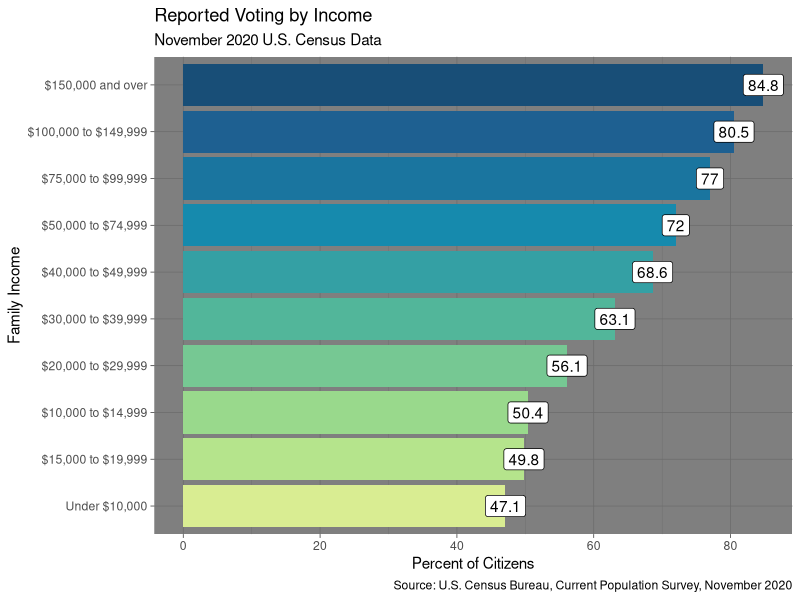
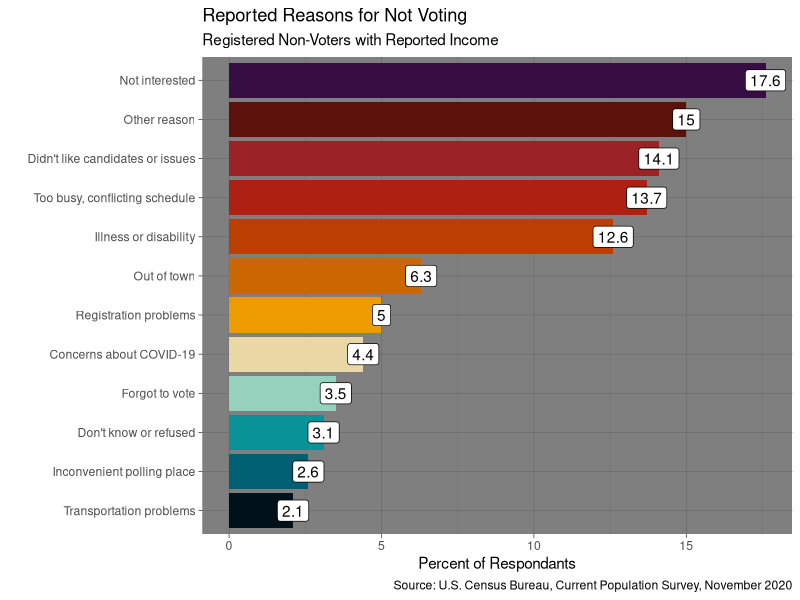
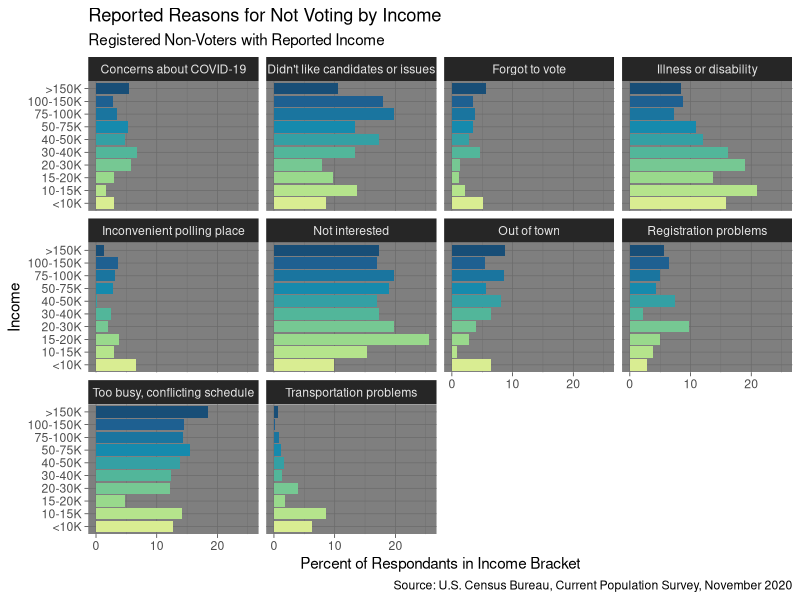
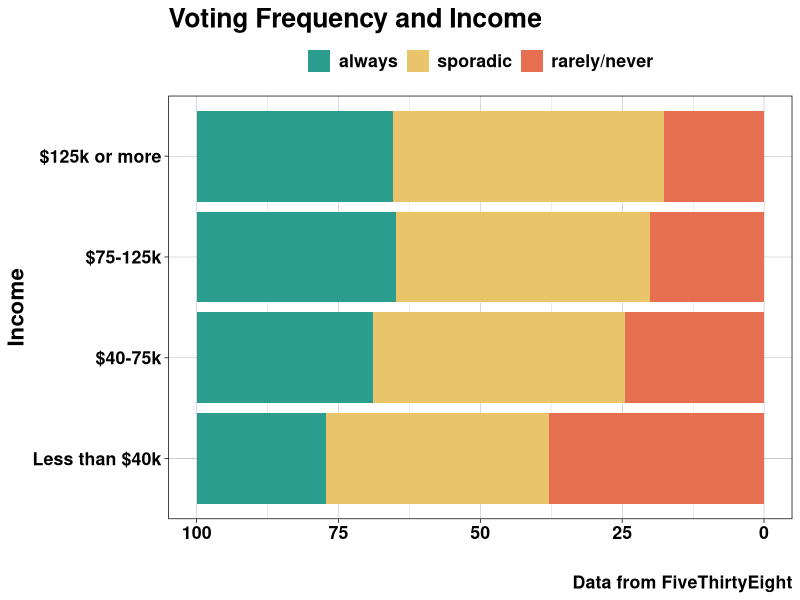
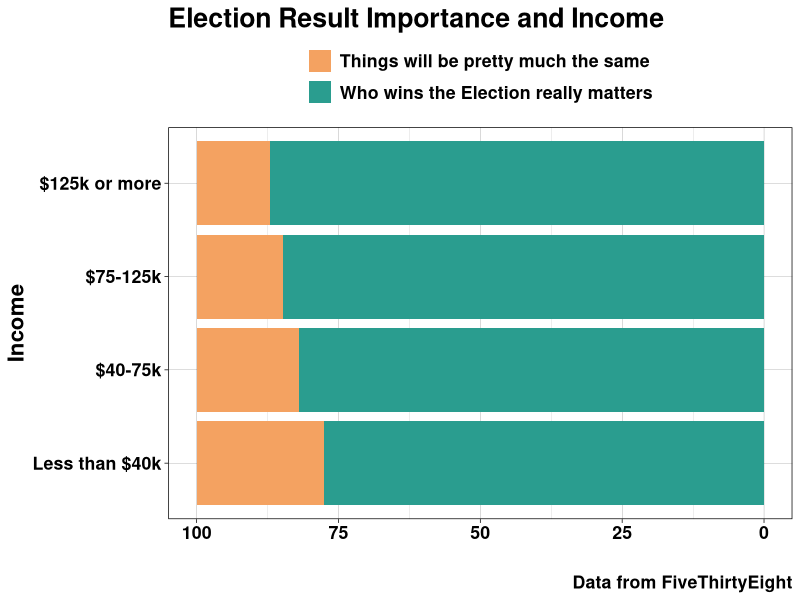
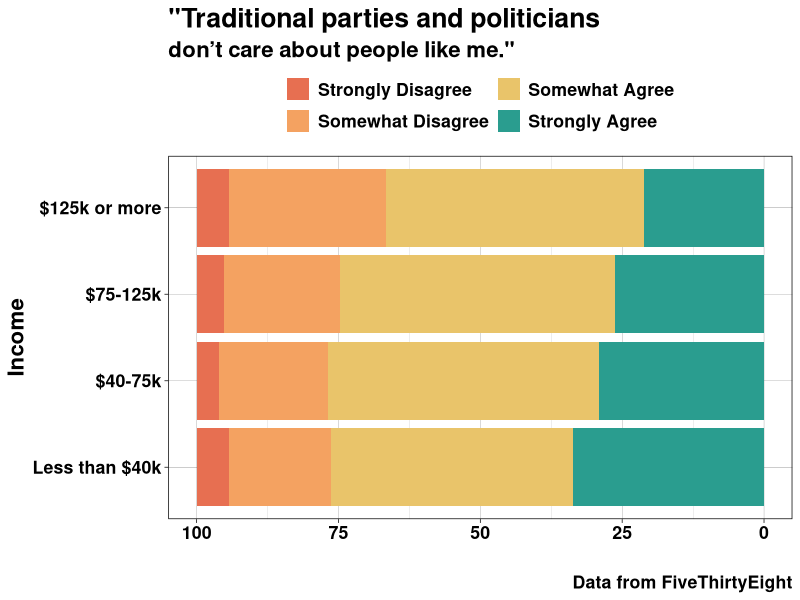
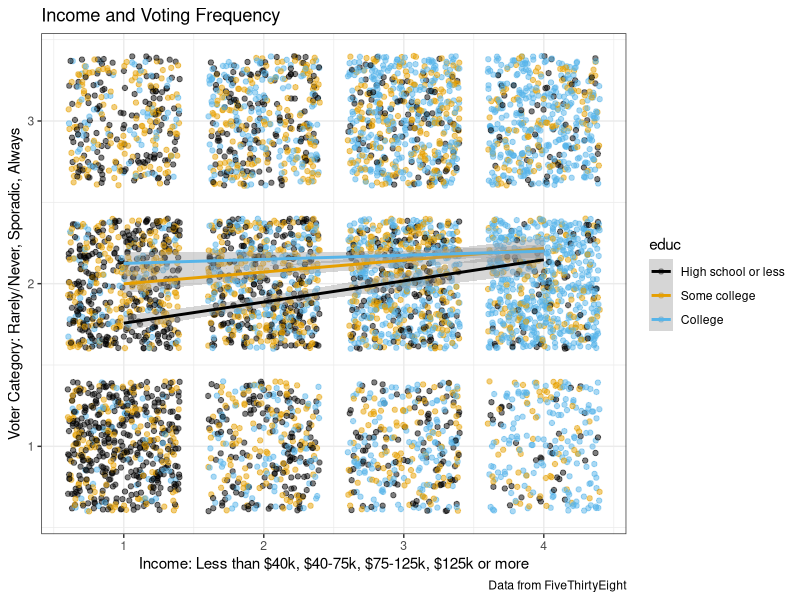
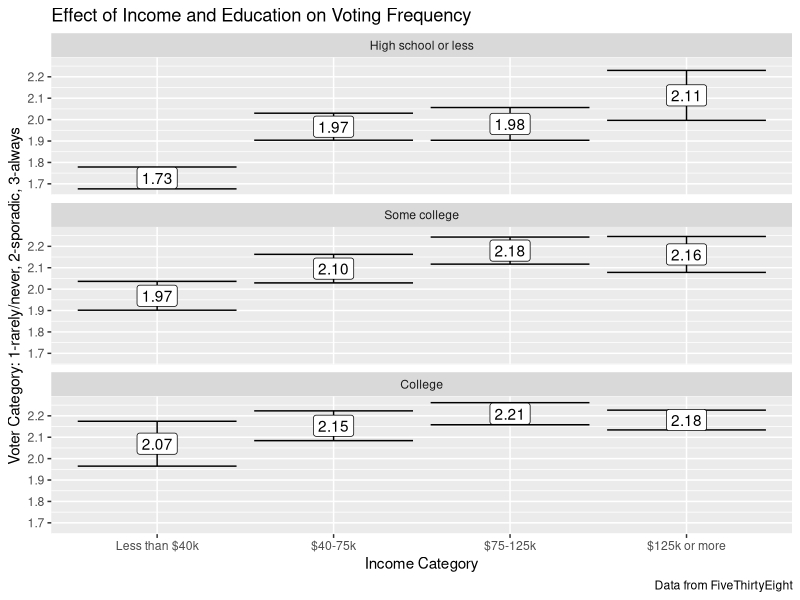

Reproduce these figures in R, in order.
## ---- chunk 1
library(effects)
library(ggplot2)
library(ggthemes)
library(knitr)
library(tidyverse)
opts_chunk$set(echo = TRUE, message = FALSE, warning = FALSE)
## ---- chunk 2
voters_by_income <- read_csv("data/census_voters_all_incomes_tidy.csv")
glimpse(voters_by_income)

all_nonvoters <- read_csv("data/all_nonvoter_reasons_tidy.csv")
glimpse(all_nonvoters)

nonvoters_by_income <- read_csv("data/nonvoter_reasons_by_income_tidy.csv")
glimpse(nonvoters_by_income)

## ---- chunk 3
# make palette
palette10 <- c("#d9ed92","#b5e48c","#99d98c","#76c893","#52b69a",
               "#34a0a4","#168aad","#1a759f","#1e6091","#184e77")
# barplot of percentage of (reported) voters by family income
voters_by_income %>%
  ggplot(aes(x=voted_percent, y=reorder(family_income, voted_percent)))+
  geom_col(aes(fill=reorder(family_income, voted_percent)), show.legend = FALSE)+
  geom_label(aes(label=voted_percent))+
  labs(title="Reported Voting by Income", 
       subtitle="November 2020 U.S. Census Data",
       caption="Source: U.S. Census Bureau, Current Population Survey, November 2020")+
  xlab("Percent of Citizens")+
  ylab("Family Income")+ 
  scale_fill_manual(values=palette10) +
  theme_dark()
## ---- chunk 4
palette12 <- c("#001219","#005f73","#0a9396","#94d2bd","#e9d8a6","#ee9b00","#ca6702",
                 "#bb3e03","#ae2012","#9b2226", "#5c110a", "#370E44")
all_nonvoters %>%
ggplot(aes(x = percent,
           y = reorder(reason, percent)))+
  geom_col(aes(fill = reorder(reason, percent)), show.legend = FALSE)+
  labs(title="Reported Reasons for Not Voting", 
       subtitle = "Registered Non-Voters with Reported Income", 
       x="Percent of Respondants", y="", 
       caption="Source: U.S. Census Bureau, Current Population Survey, November 2020")+
  geom_label(aes(label=percent)) +
  scale_fill_manual(values = palette12) +
  theme_dark()

## ---- chunk 5
# factor income levels
nonvoters_by_income$income <- factor(nonvoters_by_income$income, 
                                     levels=c("<10K", "10-15K", "15-20K", "20-30K", "30-40K", 
                                              "40-50K", "50-75K", "75-100K", "100-150K", ">150K"))

nonvoters_by_income %>%
  ggplot(aes(x=percent, y=income))+
  geom_col(aes(fill = income), show.legend = FALSE)+
  facet_wrap(~reason) +
  labs(title="Reported Reasons for Not Voting by Income", 
       subtitle = "Registered Non-Voters with Reported Income", 
       x="Percent of Respondants in Income Bracket", y="Income", 
       caption="Source: U.S. Census Bureau, Current Population Survey, November 2020") +
  scale_fill_manual(values = palette10) +
  theme_dark()
## ---- chunk 6
voter_survey_538 <- read_csv("data/voter_survey_538_tidy.csv")

glimpse(voter_survey_538)
## ---- chunk 7
voter_survey_538$income_cat <- factor(voter_survey_538$income_cat, 
                                      levels = c("Less than $40k", "$40-75k", 
                                                 "$75-125k", "$125k or more"))


voter_survey_538$pols_dont_care <- factor(voter_survey_538$pols_dont_care, 
                                       levels = c("Strongly Disagree", "Somewhat Disagree", 
                                                  "Somewhat Agree", "Strongly Agree"))


voter_survey_538$voter_category <- factor(voter_survey_538$voter_category, 
                                      levels = c("always", "sporadic", "rarely/never"))


voter_survey_538$educ <- factor(voter_survey_538$educ, 
                                      levels = c("High school or less", "Some college",
                                                 "College"))
## ---- chunk 8
vote_income_category <- voter_survey_538 %>%
  count(income_cat, voter_category) %>%
  group_by(income_cat) %>%
  mutate(income_percent = (n/sum(n))*100)

palette3 <- c("#2a9d8f", "#e9c46a", "#e76f51")

vote_income_category %>%
  filter(income_cat != "NA") %>%
  ggplot(aes(y = income_cat,
             x = income_percent)) +
  geom_col(aes(fill = voter_category)) +
  labs(title = "Voting Frequency and Income",
       x = '', y = 'Income', caption = "Data from FiveThirtyEight") +
  theme_linedraw() +
  scale_fill_manual(values = palette3) +
  theme(text = element_text(size = 16, face = "bold"),
        legend.title = element_blank(),
        legend.position = "top") +
  scale_x_reverse()
## ---- chunk 9
# visualize "election results matter" by income
erm_by_income <- voter_survey_538  %>%
  filter(election_results_matter != "NA") %>%
  count(election_results_matter, income_cat) %>%
  group_by(income_cat) %>%
  mutate(income_cat_perc = (n/sum(n))*100)

palette2 <- c("#f4a261", "#2a9d8f")

erm_by_income %>%
  ggplot(aes(y = income_cat,
             x = income_cat_perc)) +
  geom_col(aes(fill = election_results_matter)) +
  theme_linedraw() +
  labs(title = "Election Result Importance and Income",
       x = '', y = 'Income', caption = "Data from FiveThirtyEight") +
  theme(text = element_text(size = 16, face = "bold"),
        legend.title = element_blank(),
        legend.position = "top") +
  guides(fill = guide_legend(ncol = 1)) +
  scale_x_reverse()  +
  scale_fill_manual(values = palette2)
## ---- chunk 10

pdc_by_income <- voter_survey_538 %>%
  filter(pols_dont_care != "NA") %>%
  count(pols_dont_care, income_cat) %>%
  group_by(income_cat) %>%
  mutate(income_cat_perc = (n/sum(n))*100)

palette4 <- c("#e76f51","#f4a261","#e9c46a","#2a9d8f")

pdc_by_income %>%
  ggplot(aes(y = income_cat, 
             x = income_cat_perc)) +
  geom_col(aes(fill = factor(pols_dont_care))) +
  theme_linedraw() +
  labs(title = '"Traditional parties and politicians', 
       subtitle = 'don’t care about people like me."',
       x = '', y = 'Income', caption = "Data from FiveThirtyEight") +
  scale_fill_manual(values = palette4) +
  theme(text = element_text(size = 16, face = "bold"),
        legend.title = element_blank(),
        legend.position = "top") +
  guides(fill = guide_legend(ncol = 2))+
  scale_x_reverse()
## ---- chunk 11
v_labels <- c("Rarely/Never", "Sporadic", "Always") 
i_labels <- c("Less than $40k", "$40-75k", "$75-125k", "$125k or more")

voter_survey_538 %>%
  ggplot(aes(x = income_cat_coded,
             y = voter_cat_coded,
             color = educ)) +
  geom_jitter(alpha = .5) +
  geom_smooth(method = lm) +
  theme(text = element_text(size = 16, face = "bold")) +
  labs(y = "Voter Category: Rarely/Never, Sporadic, Always",
       x = "Income: Less than $40k, $40-75k, $75-125k, $125k or more",
       title = "Income and Voting Frequency",
       caption = "Data from FiveThirtyEight") +
  scale_color_colorblind() +
  theme_bw()
## ---- chunk 12

income_votefreq_model <- lm(formula = voter_cat_coded ~ income_cat*educ,
                            data = voter_survey_538)

summary(income_votefreq_model)
## ---- chunk 13
effect("income_cat*educ", income_votefreq_model) %>%
  data.frame()  %>%
  ggplot(aes(x = reorder(income_cat, fit),
             y = fit,
             ymin = lower,
             ymax = upper,
             label = format(fit, digits = 3))) +
  geom_errorbar() +
  geom_label() +
  facet_wrap(~reorder(educ, lower), ncol = 1) +
  labs(y = "Voter Category: 1-rarely/never, 2-sporadic, 3-always",
       x = "Income Category",
       title = "Effect of Income and Education on Voting Frequency",
       caption = "Data from FiveThirtyEight")
